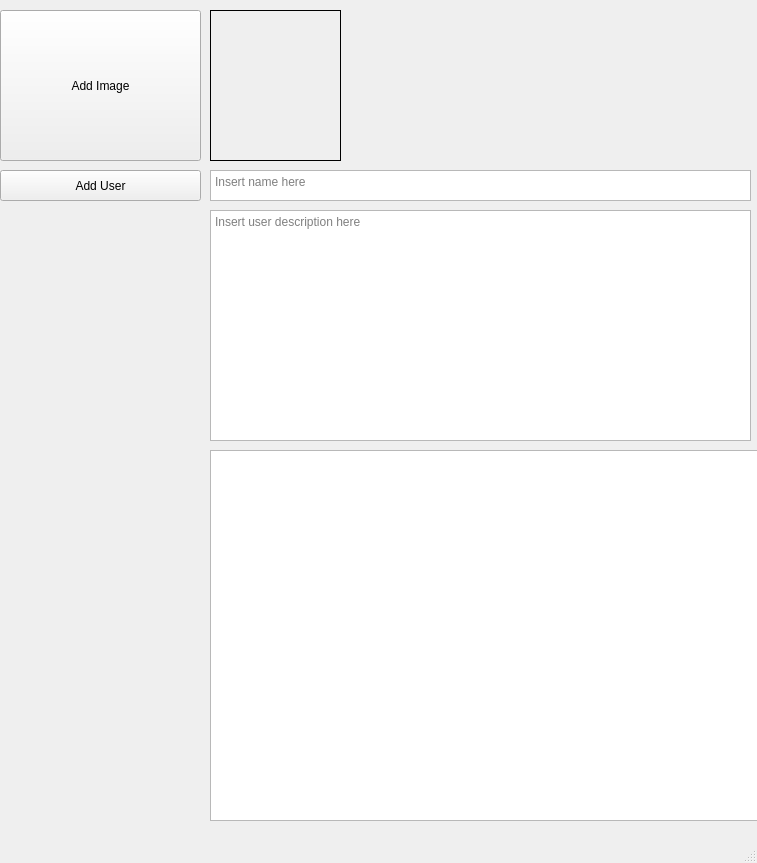
<?xml version="1.0" encoding="UTF-8"?>
<ui version="4.0">
 <class>MainWindow</class>
 <widget class="QMainWindow" name="MainWindow">
  <property name="geometry">
   <rect>
    <x>0</x>
    <y>0</y>
    <width>757</width>
    <height>863</height>
   </rect>
  </property>
  <property name="windowTitle">
   <string>MainWindow</string>
  </property>
  <widget class="QWidget" name="centralwidget">
   <widget class="QPushButton" name="PushButton_AddImage">
    <property name="geometry">
     <rect>
      <x>0</x>
      <y>10</y>
      <width>201</width>
      <height>151</height>
     </rect>
    </property>
    <property name="text">
     <string>Add Image</string>
    </property>
   </widget>
   <widget class="QTextEdit" name="CVUserDescription">
    <property name="geometry">
     <rect>
      <x>210</x>
      <y>210</y>
      <width>541</width>
      <height>231</height>
     </rect>
    </property>
    <property name="documentTitle">
     <string/>
    </property>
    <property name="html">
     <string>&lt;!DOCTYPE HTML PUBLIC &quot;-//W3C//DTD HTML 4.0//EN&quot; &quot;http://www.w3.org/TR/REC-html40/strict.dtd&quot;&gt;
&lt;html&gt;&lt;head&gt;&lt;meta name=&quot;qrichtext&quot; content=&quot;1&quot; /&gt;&lt;style type=&quot;text/css&quot;&gt;
p, li { white-space: pre-wrap; }
&lt;/style&gt;&lt;/head&gt;&lt;body style=&quot; font-family:'Ubuntu'; font-size:10pt; font-weight:400; font-style:normal;&quot;&gt;
&lt;p style=&quot;-qt-paragraph-type:empty; margin-top:0px; margin-bottom:0px; margin-left:0px; margin-right:0px; -qt-block-indent:0; text-indent:0px;&quot;&gt;&lt;br /&gt;&lt;/p&gt;&lt;/body&gt;&lt;/html&gt;</string>
    </property>
    <property name="placeholderText">
     <string>Insert user description here</string>
    </property>
   </widget>
   <widget class="QLabel" name="CVImage">
    <property name="geometry">
     <rect>
      <x>210</x>
      <y>10</y>
      <width>131</width>
      <height>151</height>
     </rect>
    </property>
    <property name="frameShape">
     <enum>QFrame::Box</enum>
    </property>
    <property name="text">
     <string/>
    </property>
   </widget>
   <widget class="QListWidget" name="QListWidgetCVList">
    <property name="geometry">
     <rect>
      <x>210</x>
      <y>450</y>
      <width>551</width>
      <height>371</height>
     </rect>
    </property>
   </widget>
   <widget class="QPushButton" name="PushButton_AddUser">
    <property name="enabled">
     <bool>true</bool>
    </property>
    <property name="geometry">
     <rect>
      <x>0</x>
      <y>170</y>
      <width>201</width>
      <height>31</height>
     </rect>
    </property>
    <property name="text">
     <string>Add User</string>
    </property>
   </widget>
   <widget class="QTextEdit" name="CVUserName">
    <property name="geometry">
     <rect>
      <x>210</x>
      <y>170</y>
      <width>541</width>
      <height>31</height>
     </rect>
    </property>
    <property name="html">
     <string>&lt;!DOCTYPE HTML PUBLIC &quot;-//W3C//DTD HTML 4.0//EN&quot; &quot;http://www.w3.org/TR/REC-html40/strict.dtd&quot;&gt;
&lt;html&gt;&lt;head&gt;&lt;meta name=&quot;qrichtext&quot; content=&quot;1&quot; /&gt;&lt;style type=&quot;text/css&quot;&gt;
p, li { white-space: pre-wrap; }
&lt;/style&gt;&lt;/head&gt;&lt;body style=&quot; font-family:'Ubuntu'; font-size:10pt; font-weight:400; font-style:normal;&quot;&gt;
&lt;p style=&quot;-qt-paragraph-type:empty; margin-top:0px; margin-bottom:0px; margin-left:0px; margin-right:0px; -qt-block-indent:0; text-indent:0px;&quot;&gt;&lt;br /&gt;&lt;/p&gt;&lt;/body&gt;&lt;/html&gt;</string>
    </property>
    <property name="placeholderText">
     <string>Insert name here</string>
    </property>
   </widget>
   <widget class="QWidget" name="widget" native="true">
    <property name="geometry">
     <rect>
      <x>10</x>
      <y>280</y>
      <width>120</width>
      <height>80</height>
     </rect>
    </property>
   </widget>
  </widget>
  <widget class="QMenuBar" name="menubar">
   <property name="geometry">
    <rect>
     <x>0</x>
     <y>0</y>
     <width>757</width>
     <height>22</height>
    </rect>
   </property>
  </widget>
  <widget class="QStatusBar" name="statusbar"/>
 </widget>
 <resources/>
 <connections/>
</ui>
